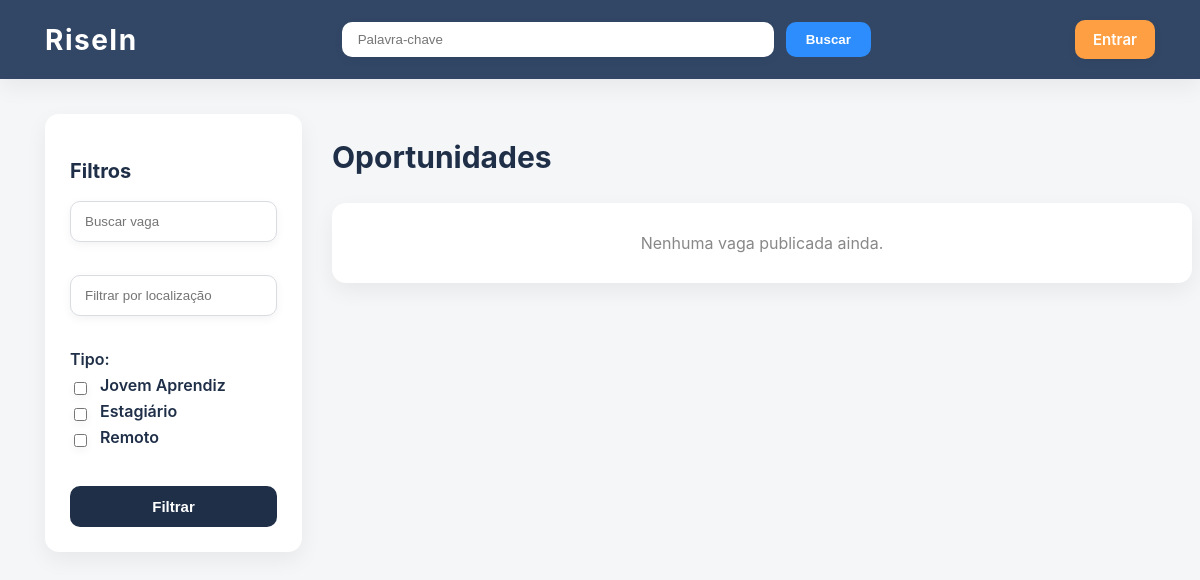
The app's page /, older data.
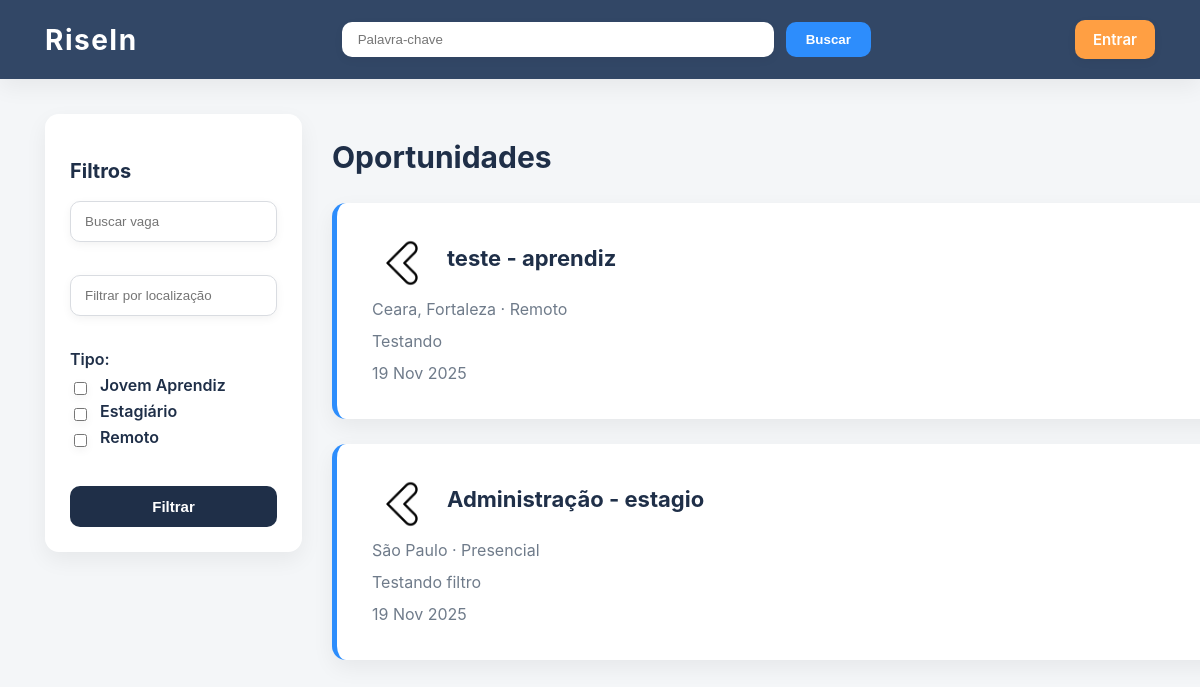
The same page, newer data.
### opportunity/models.py (models this page shows, shortened)
class Vaga(models.Model):
    TIPO_CHOICES = [
        ('aprendiz', 'Jovem Aprendiz'),
        ('estagio', 'Estágio'),
    ]
    titulo = models.CharField(max_length=100)
    empresa = models.ForeignKey(Empresa, on_delete=models.CASCADE)
    descricao = models.TextField()
    localizacao = models.CharField(max_length=100)
    remoto = models.BooleanField(default=False)
    tipo = models.CharField(max_length=20, choices=TIPO_CHOICES)
    data_publicacao = models.DateTimeField(auto_now_add=True)

class Empresa(models.Model):
    nome = models.CharField(max_length=100)
    imagem = models.ImageField(upload_to='empresas/', blank=True, null=True)
    site = models.URLField(blank=True, null=True)

### opportunity/views.py (the view, shortened to what this page needs)
# urls.py: path('', views.home, name='home'),
def home(request):
    form = FiltroForm(request.GET or None)
    vagas = Vaga.objects.all()
    return render(request, 'opportunity/home.html', {'form': form, 'vagas': vagas})

### opportunity/forms.py
class FiltroForm(forms.Form):
    busca = forms.CharField(required=False, label='Buscar vaga')
    localizacao = forms.CharField(required=False, label='Localização')
    tipo = forms.MultipleChoiceField(
        required=False,
        widget=forms.CheckboxSelectMultiple,
        choices=[
            ('aprendiz', 'Jovem Aprendiz'),
            ('estagio', 'Estagiário'),
        ]
    )
    remoto = forms.BooleanField(
        required=False,
        label='Remoto',
        widget=forms.CheckboxInput(attrs={'id': 'filtro_remoto'})
)

### opportunity/templates/opportunity/home.html
{% extends "opportunity/base.html" %}
{% block content %}
    <aside class="filters">
    <h3>Filtros</h3>
    <form method="get" action="{% url 'home' %}">
        <div class="form-group">
            <input type="text" name="busca" placeholder="Buscar vaga" value="{{ request.GET.busca }}" class="form-control">
        </div>
        <div class="form-group">
            <input type="text" name="localizacao" placeholder="Filtrar por localização" value="{{ request.GET.localizacao }}" class="form-control">
        </div>
        <div class="form-group">
            <label>Tipo:</label>
            {% for checkbox in form.tipo %}
                <div class="checkbox-group">
                    {{ checkbox.tag }}
                    <label>{{ checkbox.choice_label }}</label>
                </div>
            {% endfor %}
            <div class="checkbox-group">
                {{ form.remoto }}
                <label for="{{ form.remoto.id_for_label }}">Remoto</label>
            </div>
        </div>
        <button type="submit" class="btn">Filtrar</button>
    </form>
</aside>
    <section class="vagas">
        <h2>Oportunidades</h2>
        {% if vagas %}
            {% for vaga in vagas %}
    <div class="vaga">
        <div class="vaga-header" style="display: flex; align-items: center; gap: 15px;">
            {% if vaga.empresa.imagem %}
                <img src="{{ vaga.empresa.imagem.url }}" alt="{{ vaga.empresa.nome }}" style="width: 60px; height: 60px; object-fit: cover; border-radius: 10px;">
            {% else %}
                <div style="width:60px; height:60px; background:#ddd; border-radius:10px;"></div>
            {% endif %}
            <h3><a href="{% url 'detalhe_vaga' vaga.pk %}">{{ vaga.titulo }} - {{ vaga.tipo }}</a></h3>
        </div>
        <p class="local">{{ vaga.localizacao }} · {% if vaga.remoto %}Remoto{% else %}Presencial{% endif %}</p>
        <p class="descricao">{{ vaga.descricao }}</p>
        <p class="data">{{ vaga.data_publicacao|date:"d M Y" }}</p>
    </div>
{% endfor %}
        {% else %}
            <p class="sem-vagas">Nenhuma vaga publicada ainda.</p>
        {% endif %}
    </section>
{% endblock %}

Row changes from the older to the newer data that the page shows:
added Vaga: empresa.imagem (picture), titulo "teste", tipo "aprendiz", localizacao "Ceara, Fortaleza", remoto "Remoto", descricao "Testando", data_publicacao "19 Nov 2025"
added Vaga: empresa.imagem (picture), titulo "Administração", tipo "estagio", localizacao "São Paulo", remoto "Presencial", descricao "Testando filtro", data_publicacao "19 Nov 2025"
Text that changed along with them:
text no longer shown: "Nenhuma vaga publicada ainda."
